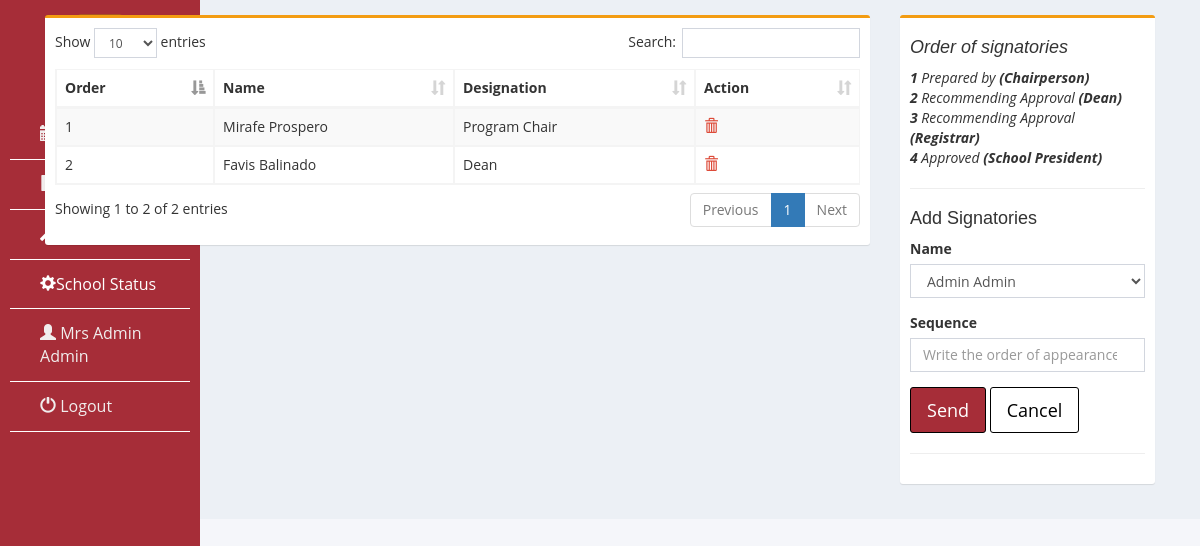
Page /pages/signatories.php (signed in) on the committed database.
### tables this page shows
CREATE TABLE `signatories` (
  `sign_id` int(11) NOT NULL,
  `member_id` int(11) NOT NULL,
  `seq` int(2) NOT NULL,
  `set_by` int(11) NOT NULL
);

CREATE TABLE `member` (
  `member_id` int(11) NOT NULL,
  `member_last` varchar(30) NOT NULL,
  `member_first` varchar(30) NOT NULL,
  `member_rank` varchar(50) NOT NULL,
  `member_salut` varchar(30) NOT NULL,
  `dept_code` varchar(10) NOT NULL,
  `designation_id` int(11) NOT NULL,
  `program_code` varchar(10) NOT NULL,
  `username` varchar(30) NOT NULL,
  `password` varchar(50) NOT NULL,
  `status` varchar(10) NOT NULL
);

CREATE TABLE `designation` (
  `designation_id` int(11) NOT NULL,
  `designation_name` varchar(100) NOT NULL
);

### pages/signatories.php (the view, shortened to what this page needs)
<!DOCTYPE html>
<html>
<head>
  <link rel="stylesheet" href="../bootstrap/css/bootstrap.min.css">
  <link rel="stylesheet" href="../plugins/datatables/dataTables.bootstrap.css">
  <link rel="stylesheet" href="../dist/css/AdminLTE.min.css">
  <link rel="stylesheet" href="../plugins/select2/select2.min.css">
  <link rel="stylesheet" href="../dist/css/skins/_all-skins.min.css">
</head>
<body class="hold-transition skin-yellow layout-top-nav" onload="myFunction()">
  <div class="wrapper">
    <div class="content-wrapper">
      <div class="container">
        <section class="content">
          <div class="row">
            <div class="col-md-9">
              <div class="box box-warning">
                <div class="box-body">
                  <div class="row">
                    <div class="col-md-12">
                      <table id="example1" class="table table-bordered table-striped" style="margin-right:-10px">
                        <thead>
                          <tr>
                            <th>Order</th>
                            <th>Name</th>
                            <th>Designation</th>
                            <th>Action</th>
                          </tr>
                        </thead>
                        <?php
                        $id = $_SESSION['id'];
                        include('../dist/includes/dbcon.php');
                        $query = mysqli_query($con, "select * from signatories natural join member natural join designation where set_by='$id' order by seq") or die(mysqli_error());
                        while ($row = mysqli_fetch_array($query)) {
                          $sid = $row['sign_id'];
                          $name = $row['member_first'] . " " . $row['member_last'];
                          $designation = $row['designation_name'];
                          $seq = $row['seq'];
                        ?>
                          <tr>
                            <td><?php echo $seq; ?></td>
                            <td><?php echo $name; ?></td>
                            <td><?php echo $designation; ?></td>
                            <td>
                              <a id="removeme" href="signatories_del.php?id=<?php echo $sid; ?>">
                                <i class="glyphicon glyphicon-trash text-red"></i></a>
                            </td>
                          </tr>
                        <?php } ?>
                      </table>
                    </div>
                    <form method="post" action="signatories_save.php">
                      <div class="col-md-6">
                      </div>
                  </div>
                </div>
              </div>
            </div>
            <div class="col-md-3">
              <div class="box box-warning">
                <div class="box-body">
                  <div id="form">
                    <div class="row">
                      <div class="col-md-12">
                        <table style="font-style: italic;">
                          <tr>
                            <th>
                              <h4>Order of signatories</h4>
                            </th>
                          </tr>
                          <tr>
                            <td><b>1</b> Prepared by <b>(Chairperson)</b></td>
                          </tr>
                          <tr>
                            <td><b>2</b> Recommending Approval <b>(Dean)</b></td>
                          </tr>
                          <tr>
                            <td><b>3</b> Recommending Approval <b>(Registrar)</b></td>
                          </tr>
                          <tr>
                            <td><b>4</b> Approved <b>(School President)</b></td>
                          </tr>
                        </table>
                        <hr>
                        <h4>Add Signatories</h4>
                        <div class="form-group">
                          <label for="date">Name</label>
                          <select class="form-control select2" name="id" required>
                            <?php
                            include('../dist/includes/dbcon.php');
                            $query2 = mysqli_query($con, "select * from member order by member_last") or die(mysqli_error($con));
                            while ($row = mysqli_fetch_array($query2)) {
                            ?>
                              <option value="<?php echo $row['member_id']; ?>"><?php echo $row['member_first'] . " " . $row['member_last']; ?></option>
                            <?php }
                            ?>
                          </select>
                        </div>
                        <div class="form-group">
                          <label for="date">Sequence</label><br>
                          <input type="number" class="form-control" name="seq" placeholder="Write the order of appearance. (Ex. 1)" required>
                        </div>
                      </div>
                    </div>
                    <div class="form-group">
                      <button class="btn btn-lg btn-primary" id="daterange-btn" style="background-color:#a62d38; border: 1px solid black" name="save" type="submit">
                        Send
                      </button>
                      <button class="btn btn-lg" id="daterange-btn" type="reset" style="background-color:white; color:black; border: 1px solid  black;">
                        Cancel
                      </button>
                    </div>
                  </div>
                  <hr>
                </div>
              </div>
            </div>
          </div>
        </section>
      </div>
    </div>
</body>
</html>

### rows in the picture
signatories: seq "1", member.member_last "Mirafe Prospero", designation.designation_name "Program Chair"
signatories: seq "2", member.member_last "Favis Balinado", designation.designation_name "Dean"

### other values in the picture
$_SESSION['name'] "Mrs Admin Admin"
form field id "Admin Admin"
